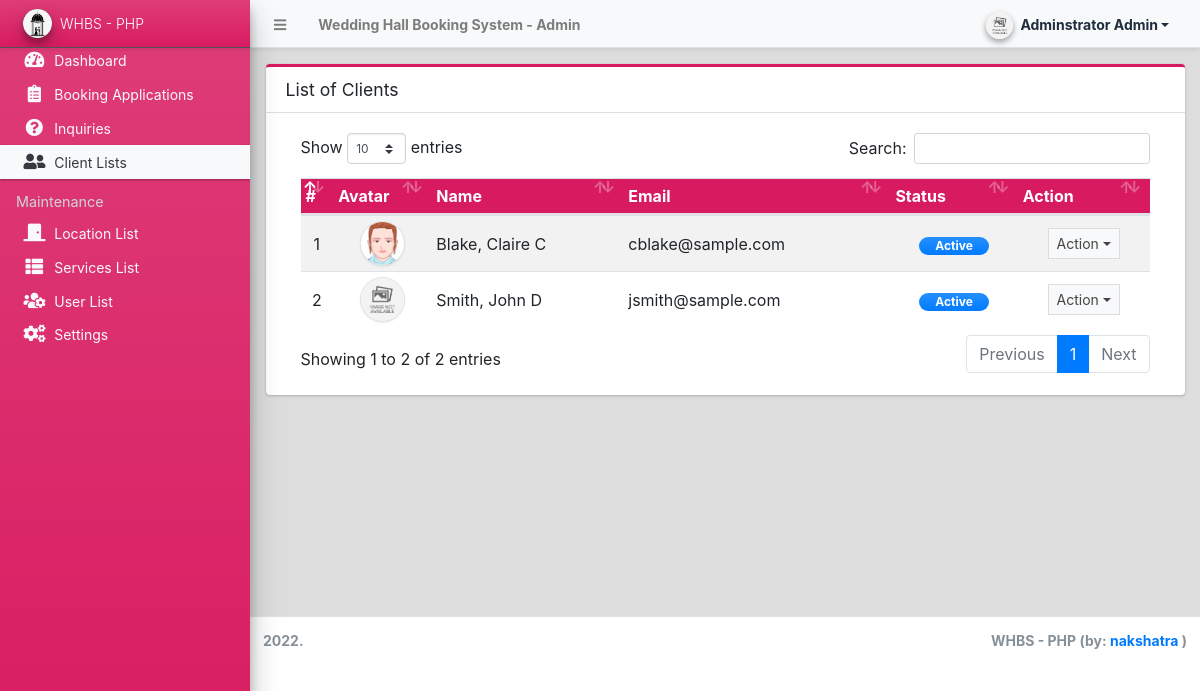
/admin/?page=clients (signed in), run on the app's committed database.
### tables this page shows
CREATE TABLE `client_list` (
  `id` int(30) NOT NULL,
  `firstname` text NOT NULL,
  `middlename` text DEFAULT NULL,
  `lastname` text NOT NULL,
  `gender` varchar(100) NOT NULL,
  `contact` text NOT NULL,
  `address` text NOT NULL,
  `email` text NOT NULL,
  `password` text NOT NULL,
  `status` tinyint(1) NOT NULL DEFAULT 1,
  `avatar` text NOT NULL,
  `delete_flag` tinyint(1) NOT NULL DEFAULT 0,
  `date_created` datetime NOT NULL DEFAULT current_timestamp(),
  `date_updated` datetime DEFAULT NULL ON UPDATE current_timestamp()
);

### config.php (called while the page is built, shortened)
<?php
require_once('classes/DBConnection.php');
require_once('classes/SystemSettings.php');
function validate_image($file){
	if(!empty($file)){
        $ex = explode('?',$file);
        $file = $ex[0];
        $param =  isset($ex[1]) ? '?'.$ex[1]  : '';
		if(is_file(base_app.$file)){
			return base_url.$file.$param;
		}else{
			return base_url.'dist/img/no-image-available.png';
		}
	}else{
		return base_url.'dist/img/no-image-available.png';
	}
}
function isMobileDevice(){
    $aMobileUA = array(
        '/iphone/i' => 'iPhone',
        '/ipod/i' => 'iPod',
        '/ipad/i' => 'iPad',
        '/android/i' => 'Android',
        '/blackberry/i' => 'BlackBerry',
        '/webos/i' => 'Mobile'
    );
    return false;
}
?>

### classes/DBConnection.php (called while the page is built, shortened)
<?php
class DBConnection{
    private $host = DB_SERVER;
    private $username = DB_USERNAME;
    private $password = DB_PASSWORD;
    private $database = DB_NAME;
    public $conn;
    public function __construct(){
        if (!isset($this->conn)) {
            $this->conn = new mysqli($this->host, $this->username, $this->password, $this->database);
        }
    }
}
?>

### classes/SystemSettings.php (called while the page is built, shortened)
<?php
class SystemSettings extends DBConnection{
	function userdata($field = ''){
		if(!empty($field)){
			if(isset($_SESSION['userdata'][$field]))
				return $_SESSION['userdata'][$field];
			else
				return null;
		}else{
			return false;
		}
	}
	function info($field=''){
		if(!empty($field)){
			if(isset($_SESSION['system_info'][$field]))
				return $_SESSION['system_info'][$field];
			else
				return false;
		}else{
			return false;
		}
	}
}
$_settings = new SystemSettings();
?>

### admin/clients/index.php (the view, shortened to what this page needs)
<div class="card card-outline card-maroon">
	<div class="card-header">
		<h3 class="card-title">List of Clients</h3>
	</div>
	<div class="card-body">
		<div class="container-fluid">
        <div class="container-fluid">
			<table class="table table-hover table-striped">
				<!-- <colgroup>
					<col width="5%">
					<col width="10%">
					<col width="20%">
					<col width="20%">
					<col width="15%">
					<col width="15%">
					<col width="10%">
				</colgroup> -->
				<thead>
					<tr class="bg-maroon">
						<th>#</th>
						<th>Avatar</th>
						<th>Name</th>
						<th>Email</th>
						<th>Status</th>
						<th>Action</th>
					</tr>
				</thead>
				<tbody>
					<?php
						$i = 1;
						$qry = $conn->query("SELECT *,concat(lastname,', ',firstname, ' ', middlename) as `name` from `client_list` order by concat(lastname,', ',firstname, ' ', middlename) asc ");
						while($row = $qry->fetch_assoc()):
					?>
						<tr>
							<td class="text-center"><?php echo $i++; ?></td>
							<td class="text-center"><img src="<?php echo validate_image($row['avatar']) ?>" class="img-avatar img-thumbnail p-0 border-2" alt="client_avatar"></td>
							<td><?php echo ucwords($row['name']) ?></td>
							<td ><p class="m-0 truncate-1"><?php echo $row['email'] ?></p></td>
							<td class="text-center">
								<?php
									switch ($row['status']){
										case 1:
											echo '<span class="rounded-pill badge badge-primary bg-gradient-primary px-3">Active</span>';
											break;
									}
								?>
							</td>
							<td align="center">
								 <button type="button" class="btn btn-flat btn-default btn-sm dropdown-toggle dropdown-icon" data-toggle="dropdown">
				                  		Action
				                  </button>
							</td>
						</tr>
					<?php endwhile; ?>
				</tbody>
			</table>
		</div>
		</div>
	</div>
</div>

### admin/index.php (shortened to what this page needs)
<?php require_once('../config.php'); ?>
 <!DOCTYPE html>
<html lang="en" class="" style="height: auto;">
<?php require_once('inc/header.php') ?>
  <body class="sidebar-mini layout-fixed control-sidebar-slide-open layout-navbar-fixed sidebar-mini-md sidebar-mini-xs" data-new-gr-c-s-check-loaded="14.991.0" data-gr-ext-installed="" style="height: auto;">
    <div class="wrapper">
     <?php require_once('inc/topBarNav.php') ?>
     <?php require_once('inc/navigation.php') ?>
     <?php $page = isset($_GET['page']) ? $_GET['page'] : 'home';  ?>
      <div class="content-wrapper pt-3" style="min-height: 567.854px;">
        <section class="content">
          <div class="container-fluid">
            <?php
              if(!file_exists($page.".php") && !is_dir($page)){
                  include '404.html';
              }else{
                if(is_dir($page))
                  include $page.'/index.php';
                else
                  include $page.'.php';
              }
            ?>
          </div>
        </section>
      </div>
      <?php require_once('inc/footer.php') ?>
  </body>
</html>

### admin/inc/header.php (shortened to what this page needs)
<head>
    <link rel="stylesheet" href="<?php echo base_url ?>plugins/fontawesome-free/css/all.min.css">
    <link rel="stylesheet" href="<?php echo base_url ?>plugins/tempusdominus-bootstrap-4/css/tempusdominus-bootstrap-4.min.css">
  <link rel="stylesheet" href="<?php echo base_url ?>plugins/datatables-bs4/css/dataTables.bootstrap4.min.css">
  <link rel="stylesheet" href="<?php echo base_url ?>plugins/datatables-responsive/css/responsive.bootstrap4.min.css">
  <link rel="stylesheet" href="<?php echo base_url ?>plugins/datatables-buttons/css/buttons.bootstrap4.min.css">
  <link rel="stylesheet" href="<?php echo base_url ?>plugins/select2/css/select2.min.css">
  <link rel="stylesheet" href="<?php echo base_url ?>plugins/select2-bootstrap4-theme/select2-bootstrap4.min.css">
    <link rel="stylesheet" href="<?php echo base_url ?>plugins/icheck-bootstrap/icheck-bootstrap.min.css">
    <link rel="stylesheet" href="<?php echo base_url ?>plugins/jqvmap/jqvmap.min.css">
    <link rel="stylesheet" href="<?php echo base_url ?>plugins/fullcalendar/main.css">
    <link rel="stylesheet" href="<?php echo base_url ?>dist/css/adminlte.css">
    <link rel="stylesheet" href="<?php echo base_url ?>dist/css/custom.css">
    <link rel="stylesheet" href="<?php echo base_url ?>plugins/overlayScrollbars/css/OverlayScrollbars.min.css">
    <link rel="stylesheet" href="<?php echo base_url ?>plugins/daterangepicker/daterangepicker.css">
    <link rel="stylesheet" href="<?php echo base_url ?>plugins/summernote/summernote-bs4.min.css">
  <link rel="stylesheet" href="<?php echo base_url ?>plugins/sweetalert2-theme-bootstrap-4/bootstrap-4.min.css">
  </head>

### admin/inc/topBarNav.php (shortened to what this page needs)
<nav class="main-header navbar navbar-expand navbar-light text-sm shadow-sm">
  <ul class="navbar-nav">
    <li class="nav-item">
    <a class="nav-link" data-widget="pushmenu" href="#" role="button"><i class="fas fa-bars"></i></a>
    </li>
    <li class="nav-item d-none d-sm-inline-block">
      <a href="<?php echo base_url ?>" class="nav-link"><b><?php echo (!isMobileDevice()) ? $_settings->info('name'):$_settings->info('short_name'); ?> - Admin</b></a>
    </li>
  </ul>
  <ul class="navbar-nav ml-auto">
    <li class="nav-item">
      <div class="btn-group nav-link">
            <button type="button" class="btn btn-rounded badge badge-light dropdown-toggle dropdown-icon" data-toggle="dropdown">
              <span><img src="<?php echo validate_image($_settings->userdata('avatar')) ?>" class="img-circle elevation-2 user-img" alt="User Image"></span>
              <span class="ml-3"><?php echo ucwords($_settings->userdata('firstname').' '.$_settings->userdata('lastname')) ?></span>
            </button>
        </div>
    </li>
  </ul>
</nav>

### admin/inc/navigation.php (shortened to what this page needs)
<aside class="main-sidebar sidebar-dark-light elevation-4 sidebar-no-expand bg-gradient-maroon">
  <a href="<?php echo base_url ?>admin" class="brand-link bg-transparent text-sm shadow-sm bg-gradient-maroon">
  <img src="<?php echo validate_image($_settings->info('logo'))?>" alt="Store Logo" class="brand-image img-circle elevation-3 bg-black" style="width: 1.8rem;height: 1.8rem;max-height: unset;object-fit:scale-down;object-position:center center">
  <span class="brand-text font-weight-light"><?php echo $_settings->info('short_name') ?></span>
  </a>
  <div class="sidebar os-host os-theme-light os-host-overflow os-host-overflow-y os-host-resize-disabled os-host-transition os-host-scrollbar-horizontal-hidden">
    <div class="os-content-glue" style="margin: 0px -8px; width: 249px; height: 646px;"></div>
    <div class="os-padding">
      <div class="os-viewport os-viewport-native-scrollbars-invisible" style="overflow-y: scroll;">
        <div class="os-content" style="padding: 0px 8px; height: 100%; width: 100%;">
          <nav class="">
             <ul class="nav nav-pills nav-sidebar flex-column text-sm nav-compact nav-flat nav-child-indent nav-collapse-hide-child text-dark" data-widget="treeview" role="menu" data-accordion="false">
              <li class="nav-item dropdown">
                <a href="./" class="nav-link text-light nav-home">
                  <i class="nav-icon fas fa-tachometer-alt"></i>
                  <p>
                    Dashboard
                  </p>
                </a>
              </li>
              <li class="nav-item">
                <a href="<?php echo base_url ?>admin/?page=bookings" class="nav-link text-light nav-bookings">
                  <i class="nav-icon fas fa-clipboard-list"></i>
                  <p>
                    Booking Applications
                  </p>
                </a>
              </li>
              <li class="nav-item">
                <a href="<?php echo base_url ?>admin/?page=inquiries" class="nav-link text-light nav-inquiries">
                  <i class="nav-icon fas fa-question-circle"></i>
                  <p>
                    Inquiries
                  </p>
                </a>
              </li>
              <li class="nav-item">
                <a href="<?php echo base_url ?>admin/?page=clients" class="nav-link text-light nav-clients">
                  <i class="nav-icon fas fa-user-friends"></i>
                  <p>
                    Client Lists
                  </p>
                </a>
              </li>
              <?php if($_settings->userdata('type') == 1): ?>
              <li class="nav-header">Maintenance</li>
              <li class="nav-item dropdown">
                <a href="<?php echo base_url ?>admin/?page=halls" class="nav-link text-light nav-halls">
                  <i class="nav-icon fas fa-door-closed"></i>
                  <p>
                    Location List
                  </p>
                </a>
              </li>
              <li class="nav-item dropdown">
                <a href="<?php echo base_url ?>admin/?page=services" class="nav-link text-light nav-packages">
                  <i class="nav-icon fas fa-th-list"></i>
                  <p>
                    Services List
                  </p>
                </a>
              </li>
              <li class="nav-item dropdown">
                <a href="<?php echo base_url ?>admin/?page=user/list" class="nav-link text-light nav-user_list">
                  <i class="nav-icon fas fa-users-cog"></i>
                  <p>
                    User List
                  </p>
                </a>
              </li>
              <li class="nav-item dropdown">
                <a href="<?php echo base_url ?>admin/?page=system_info" class="nav-link text-light nav-system_info">
                  <i class="nav-icon fas fa-cogs"></i>
                  <p>
                    Settings
                  </p>
                </a>
              </li>
              <?php endif; ?>
            </ul>
          </nav>
        </div>
      </div>
    </div>
  </div>
</aside>

### admin/inc/footer.php (shortened to what this page needs)
<footer class="main-footer text-sm">
        <strong> <?php echo date('Y') ?>.
        </strong>
        <div class="float-right d-none d-sm-inline-block">
          <b><?php echo $_settings->info('short_name') ?> (by: <a href="trishnasirvi123@gmail" target="blank">nakshatra</a> )</b>
        </div>
      </footer>
    </div>

### admin/inc/topBarNav.php (style rules this page uses)
.user-img { position: absolute; height: 27px; width: 27px; object-fit: cover; left: -7%; top: -12%; }
.btn-rounded { border-radius: 50px; }

### admin/clients/index.php (style rules this page uses)
.img-avatar { width:45px; height:45px; object-fit:cover; object-position:center center; border-radius:100%; }

### data on the page
client_list: avatar (picture), name "Blake, Claire C", email "cblake@sample.com", status "Active"
client_list: shows a picture, name "Smith, John D", email "jsmith@sample.com", status "Active"

### other printed values
$_settings->info('name') "Wedding Hall Booking System"
$_settings->userdata('firstname').' '.$_settings->userdata('lastname') "Adminstrator Admin"
$_settings->info('short_name') "WHBS - PHP"
